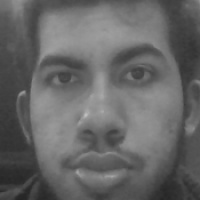
#> input picture data-set/Amr0.jpg, 200 x 200 px
$ jupyter execute eigenFace.ipynb   (shell and % lines are left out)
#> lines starting #> are read from the running program, lines starting #| are printed output that depends on the picture; after the words box and inside, x2 and y2 are one past the last pixel; in counts of white or black regions, pixels touching at a corner belong together; long printed decimals are rounded
[cell 1]
import numpy as np
import matplotlib.pyplot as plt
import cv2
import os
import math
import re

[cell 2]
def display(img, cmap='gray'):
    fig = plt.figure(figsize=(12,10))
    ax = fig.add_subplot(111)
    ax.imshow(img, cmap='gray')

[cell 3]
def gammaCorrection(img, coeff):
    return img**(1./coeff)

[cell 4]
training_img_dirs = os.listdir('data-set')
training_set_length = len(training_img_dirs)

[cell 5]
trainingImages = np.zeros((training_set_length,200, 200))

[cell 6]
vecsTrans = np.zeros((training_set_length, 40000))
tempVecs = np.zeros((1 , 40000))
for i in range(training_set_length):
    trainingImages[i] =  cv2.imread('data-set/'+training_img_dirs[i], 0)
    vecsTrans[i] = np.asarray(trainingImages[i]).reshape( 1 , 40000)
    tempVecs = tempVecs + ((1/training_set_length) * vecsTrans[i])

[cell 7]
for i in range(training_set_length):
    vecsTrans[i] = vecsTrans[i] - tempVecs
#> this loop made 4 passes

[cell 8]
vecs = vecsTrans.transpose()
# print (vecs.shape)

[cell 9]
cov = np.dot(vecsTrans,vecs)
#> cov = [[3458168.5, 2229274.2, -1746768.2, -3940674.5], [2229274.2, 4311713, -1996022.5, -4544964.8], [-1746768.2, -1996022.5, 3571298, 171492.8], [-3940674.5, -4544964.8, 171492.8, 8314146.5]]
cov = cov/training_set_length
#> cov = [[864542.1, 557318.6, -436692.1, -985168.6], [557318.6, 1077928.2, -499005.6, -1136241.2], [-436692.1, -499005.6, 892824.5, 42873.2], [-985168.6, -1136241.2, 42873.2, 2078536.6]]

[cell 10]
w, v = np.linalg.eig(cov)
#> w = [3421878.5, -7.93e-11, 405316.8, 1086636.2]; v = [[0.423, 0.5, 0.735, 0.176], [0.496, 0.5, -0.677, 0.214], [-0.183, 0.5, -0.0321, -0.846], [-0.736, 0.5, -0.026, 0.456]]
newEigenVec = np.zeros((training_set_length, 40000))
for i in range(training_set_length):
    temp = np.dot(vecs, v[i])
    newEigenVec[i] = temp
    #newEigenVec[i] = temp*(1/np.linalg.norm(temp))             # notmalize the vector

[cell 11]
# sortedEigenVect = [0]*training_set_length
# for i in range(v.shape[0]):
#     sortedEigenVect[i] = np.append(v[i], w[i])

[cell 12]
# def sortLast(val):
#     return val[-1]

[cell 13]
# sortedEigenVect.sort(key=sortLast,reverse=True)

[cell 14]
wArr = np.zeros((training_set_length,training_set_length))
for i in range(training_set_length):
    for j in range(training_set_length):
        wArr[i][j] = np.dot(newEigenVec[j] , vecsTrans[i].transpose())
#> after the loop, wArr = [[599748, 3170894.3, 3869419.8, -3181513.7], [831750.4, 3641864.3, 5655121.6, -1505310.2], [918333.4, -4245308.8, -937407.6, 272338], [-2349831.8, -2567449.7, -8587133.9, 4414485.9]]

[cell 15]
maxDistanceArr = []
for i in range(training_set_length):
    for j in range (i+1 , training_set_length):
        maxDistanceArr.append(np.linalg.norm(wArr[i] - wArr[j]))
#> after the loop, maxDistanceArr = [2504800.7, 9494011.1, 15952854.1, 10432471.9, 16928197.6, 9443083]
maxDistance = max(maxDistanceArr)/2
#> maxDistance = 8464098.8
print (maxDistance)
#| 8464098.783

[cell 16]
detector = cv2.CascadeClassifier('lbpcascade_frontalface.xml')

[cell 17]
def detect_face(img, text):
    face_img=img.copy()
    face_rects = detector.detectMultiScale(face_img)
    cropped_imgs=[]
    for (x,y,w,h) in face_rects:
        image = cv2.rectangle(face_img,(x,y),(x+w,y+h),(255,255,255),10)
        if (text == 'not recognized'):
            cv2.putText(image, text, (x, y-10), cv2.FONT_HERSHEY_SIMPLEX, 0.9, (0,0,255), 2)
        else:
            cv2.putText(image, text, (x, y-10), cv2.FONT_HERSHEY_SIMPLEX, 0.9, (0,255,0), 2)
        cropped_imgs.append(img[y:y+h,x:x+w])
    return face_img , cropped_imgs

[cell 18]
def recognize_face(img):
    imgVec = np.asarray(img).reshape( 1 , 40000)
    phayNew = (imgVec - tempVecs).transpose()
    wNew = np.zeros((training_set_length))
    for i in range(training_set_length):
        wNew[i] = np.dot(newEigenVec[i] , phayNew)
    min = np.linalg.norm(wNew - wArr[0])
    minIndex = 0
    for i in range (1 , training_set_length):
        result = np.linalg.norm(wNew - wArr[i])
        if (result < min):
            min = result
            minIndex = i

    if (min <= maxDistance):
        #print(min)
        return minIndex
    return -1

[cell 19]
# Function to prepare the name of the person by removing the image extention from the string
def face_name(str):
    pattern = r'[0-9]'
    new_string = re.sub(pattern, '', str)
    return new_string[:-4]

[cell 20]
vid = cv2.VideoCapture(0)
text = 'not recognized'
while(True):


    ret, frame = vid.read(0)
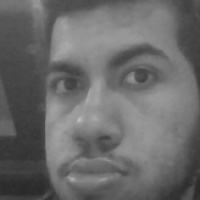
#> input picture data-set/Amr12.jpg, 200 x 200 px, given in place of the camera
#> frame is the input picture: shape (200, 200, 3); min 40, max 191, mean 105.9

    frame , imgs =detect_face(frame, text)
#> in detect_face, `face_rects = detector.detectMultiScale(face_img)`: face_rects = [[13, 13, 171, 171]]
#> the loop in detect_face, `for (x,y,w,h) in face_rects:` made 1 pass
#> pass 1, in detect_face, `image = cv2.rectangle(face_img,(x,y),(x+w,y+h),(255,255,255),10)`:
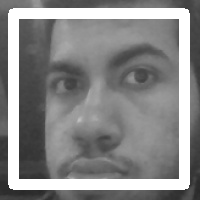
#> image: shape (200, 200, 3); min 40, max 255, mean 136.1
#> after the loop in detect_face, `for (x,y,w,h) in face_rects:`:
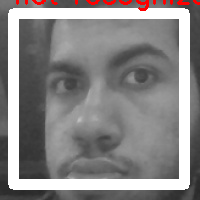
#> face_img: shape (200, 200, 3); 19.66% of pixels changed, all inside (x1, y1, x2, y2) = (8, 0, 200, 190)
#> after the loop in detect_face, `for (x,y,w,h) in face_rects:`: cropped_imgs = 1 item
#> imgs = 1 item
    cv2.imshow('frame', frame)
    if (len(imgs) > 0):
        resized_img = cv2.resize(imgs[0], (200, 200), interpolation = cv2.INTER_AREA)
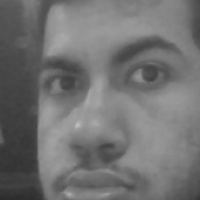
#> resized_img: shape (200, 200, 3); min 44, max 191, mean 113.8
        last =cv2.cvtColor(resized_img,cv2.COLOR_BGR2GRAY)
        index = recognize_face(last)
#> after the loop in recognize_face, `for i in range(training_set_length):`: wNew = [-1608029.1, -980612.5, -5394845.4, 2281982.9]
#> in recognize_face, `min = np.linalg.norm(wNew - wArr[0])`: min = 11738215.1
#> the loop in recognize_face, `for i in range (1 , training_set_length):` made 3 passes
#> (result, min) on passes 2 to 3: (6399076.1, 6399076.1), (4219786.5, 4219786.5)
#> result on pass 1: 12797076.8
#> after the loop in recognize_face, `for i in range (1 , training_set_length):`: min = 4219786.5; minIndex = 3
#> index = 3
        if (index != -1):
            text = face_name(training_img_dirs[index])
#> text = 'Amr'
            #text = training_img_dirs[index]
        else:
            text = "not recognized"
    # press q to exit
    if cv2.waitKey(1) & 0xFF == ord('q'):
#> (key q is pressed here)
        break

# Destroy all the windows
cv2.destroyAllWindows()
# After the loop release the cap object
vid.release()
